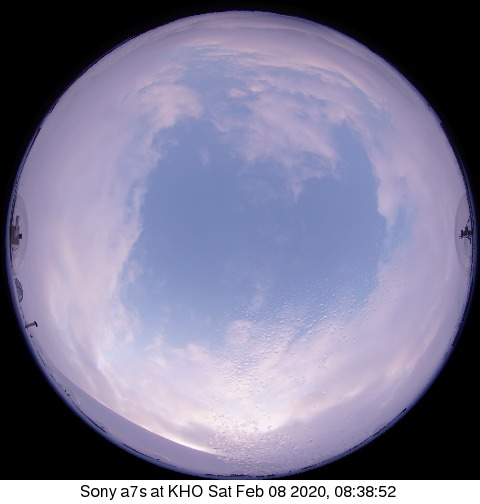
#> input picture test_images/intermediate/LYR-Sony-080220_083852-ql.jpg, 480 x 504 px
$ python colors_estimation.py
#> lines starting #> are read from the running program, lines starting #| are printed output that depends on the picture; long printed decimals are rounded
### image_tools.py
"""
A script to define image tools functions (masking, resize, crop) used for cloud cover estimation from Kjell Henriksen
Observatory nighttime images.

Author: Alessandro Marocco
Email: alessandro.marocco@ens.psl.eu
Date: July 2024
"""

# Import the required modules
import numpy as np
import cv2


def cmask(index, radius, array):
    """
    Build a mask for an image from the center position of the circle and its radius wanted
    :param index: tuple, position of the center of the circle to draw on the mask image
    :param radius: int, radius of the circle to draw
    :param array: array, image reference to build the mask image with the same size
    :return: array, mask image with 1 value for the circle and 0 value for the rest of the image
    """
    a, b = index
    is_rgb = len(array.shape)

    if is_rgb == 3:  # if image has 3 channels
        ash = array.shape
        nx = ash[0]
        ny = ash[1]

    else:  # if image has only one channel
        nx, ny = array.shape

    s = (nx, ny)
    image_mask = np.zeros(s)
    y, x = np.ogrid[-a:nx - a, -b:ny - b]
    mask = x * x + y * y <= radius * radius
    image_mask[mask] = 1

    return image_mask


def masked_image(image, mask, fill=1, color=0):
    """
    Mask an image using a mask, can choose if the 0 or 1 values of the mask are masked and choose the color of the mask
    on the image
    :param image: array, image to mask
    :param mask: array, mask used to mask the image
    :param fill: int, 0 or 1 to choose if we want to mask the image where it's 0 or where it's 1 on the mask
    :param color: int, 0 or 255 to choose the color of the masked part on the image (0 black and 255 for white)
    :return: array, masked image
    """

    [rows, cols] = mask.shape
    image_masked = np.ones([rows, cols]) * color

    if len(image.shape) == 3:
        channels = image.shape[2]
        image_masked = np.ones([rows, cols, channels]) * color

    for i in range(0, rows):
        for j in range(0, cols):
            if mask[i, j] == fill:
                if len(image.shape) == 3:
                    for k in range(channels):
                        image_masked[i, j][k] = image[i, j][k]
                else:
                    image_masked[i][j] = image[i][j]

    return image_masked.astype("uint8")


# [80 lines left out: functions combine_masks, compute_brightness, preprocessing_image, CCR, not called in this run]


# [53 lines that do not run on import are left out]

### otsu_estimation.py
"""
A script to define functions used to give an estimation of the cloudiness according using the Otsu's thresholding
method for a single channel image

Author: Alessandro Marocco
Email: alessandro.marocco@ens.psl.eu
Date: July 2024
"""

# Import the required modules
import numpy as np
import cv2
import squircle

from image_tools import CCR
from stars_estimation import is_star

def remove_stars(image):
    """
    Remove the stars from the image
    :param image: array, image from which removing the stars
    :return: array, image with the detected stars removed
    """
    [rows, cols] = image.shape
    img_stars = image.copy()
    thresh = 20
    for i in range(0, rows - 1):
        for j in range(0, cols - 1):
            if img_stars[i, j] > thresh and is_star(image, [i, j]) == True:
                image[i, j] = 0

    return image

# [13 lines left out: function back_to_original_size, not called in this run]


def estimation_Otsu(image):
    """
    Main function to use in order to estimate the cloud cover of an image by using the Otsu thresholding method

    :param image: array, preprocessed image of size 480 x 480 pixels to apply the cloud cover estimation on
    :return: (float, array), percentage of the image covered by clouds and the segmented image between clouds (255 value)
    and sky
    """
    # Convert the RGB image to Grayscale image if it's not already one
    if len(np.shape(image)) != 2:
        image_otsu = cv2.cvtColor(image, cv2.COLOR_RGB2GRAY)
    else:
        image_otsu = image

    # Remove the stars from the image (bright points)
    image_otsu = remove_stars(image_otsu)

    # Transform the image into a square, to remove the black part outside the circle
    image_otsu = squircle.to_square(image_otsu, method="stretch")[32:448, 32:448]  # Circle transformed to a square

    # Apply a Gaussian Blur to have a smoothest image
    image_otsu = cv2.GaussianBlur(image_otsu, (3, 3), 0)

    # Apply the Otsu thresholding mehtod
    thr, image_otsu = cv2.threshold(image_otsu, 0, 255, cv2.THRESH_BINARY_INV + cv2.THRESH_OTSU)

    # Transform back the image into a circle
    image_otsu = squircle.to_circle(image_otsu, method="stretch")  # Square transformed back to a circle

    # Back to original size of the image
    image_otsu = back_to_original_size(image_otsu)

    # Compute the Cloud Cover Index from the image
    CCI = CCR(image_otsu)

    print("Otsu threshold = ", thr)
    return round(CCI,2), image_otsu

# [17 lines that do not run on import are left out]

### colors_estimation.py
"""
A script to define functions used to give an estimation of the cloudiness according to the Red and Blue channel of
the image

Author: Alessandro Marocco
Email: alessandro.marocco@ens.psl.eu
Date: July 2024
"""

# Import the required modules
import cv2
import numpy as np
from scipy.stats import kurtosis, skew

from image_tools import cmask, masked_image, combine_masks, CCR
from otsu_estimation import estimation_Otsu

def R_correction(img):
    """
    Apply a correction to the Red channel of an RGB image by substracting 25 (and put 0 if the result is negative)
    :param img: array, RGB image
    :return: array, RGB image with R correction
    """
    [rows, cols] = img.shape[0], img.shape[1]
    img_r = img.copy()

    for i in range(0, rows):
        for j in range(0, cols):
            if img[i, j, 2] < 25:
                img_r[i, j, 2] = 0
            else:
                img_r[i, j, 2] = img[i, j, 2] - 25

    return img_r

def normalized(image):
    """
    Normalize an image by setting its values between 0 and 255
    :param image: array, image to normalize
    :return: array, image normalized between 0 and 255
    """

    [rows, cols] = image.shape[0], image.shape[1]
    maxi, mini = np.max(image), np.min(image)
    imageNorm = np.zeros((rows,cols))
    for i in range(0, rows):
        for j in range(0, cols):
            imageNorm[i][j] = int(((image[i][j] - mini) / (maxi - mini)) * 255)

    imageNorm = imageNorm.astype("uint8")

    return imageNorm

def bimodality_coefficient(image):
    """
    Compute the bimodality coefficient of a one channel image (Pfister et al., 2013)
    :param image: array, one channel image to calculate the bimodality coefficient
    :return: float, bimodality coefficient result
    """
    data = np.array(image).flatten()
    n = len(data)
    m3 = skew(data,bias=False)
    m4 = kurtosis(data, fisher=True, bias=False)

    bc = (m3**2 + 1) / (m4 + 3 * ((n - 1)**2) / ((n - 2) * (n - 3)))

    return bc

def create_RBmap(image,region):
    """
    Create and return the Red Blue map with the highest Bimodality Coefficient between the Red Blue Ratio, Red Blue
    Difference and Red Blue ratio Normalized (cf Qingyong L. and Weitao L., 2011 for the normalized ratio)
    :param image: array, preprocessed image of size 480 x 480 pixels to apply the cloud cover estimation on
    :param region: array, Mask image with the region where to segment the image has 1 value
    :return: array, The Red Blue map (480x480 pixels) with the highest Bimodality Coefficient
    """

    [rows, cols] = image.shape[0], image.shape[1]

    # Compute the Red Blue Ratio, Red Blue Difference and Red Blue ratio Normalized
    RBRmap = np.zeros((rows, cols))
    RBDmap = np.zeros((rows, cols))
    RBnormalized = np.zeros((rows, cols))

    for i in range(0, rows):
        for j in range(0, cols):
            if region[i][j] == 1:
                if image[i][j][0] != 0:

                    RBRmap[i][j] = int(image[i][j][2]) / int(image[i][j][0])

                    RBDmap[i][j] = np.abs(int(image[i][j][2]) - int(image[i][j][0]))

                    RBnormalized[i][j] = (int(image[i][j][2]) - int(image[i][j][0])) / (
                                int(image[i][j][2]) + int(image[i][j][0]))

    labels = ["Red Blue Ratio", "Red Blue Difference", "Red Blue Ratio Normalized"]

    # Range the result maps between 0 and 255
    maps = []
    RBRmap = normalized(RBRmap)
    RBDmap = normalized(RBDmap)
    RBnormalized = normalized(RBnormalized)
    RBnormalized = masked_image(RBnormalized, region)
    maps.append(RBRmap); maps.append(RBDmap); maps.append(RBnormalized)

    # Compute the Bimodality Coefficient for each map
    BC = []
    BC_RBRmap = bimodality_coefficient(RBRmap)
    BC_RBDmap = bimodality_coefficient(RBDmap)
    BC_RBnormalized = bimodality_coefficient(RBnormalized)
    BC.append(BC_RBRmap); BC.append(BC_RBDmap); BC.append(BC_RBnormalized)

    print("The best R/B map is the", labels[BC.index(max(BC))], "with a BC = ", max(BC))

    # The map with the highest Bimodality Coefficient is returned
    return maps[BC.index(max(BC))]

def estimation_RBR(image, moon_mask=None):
    """
    Main function to use in order to estimate the cloud cover of an image by using the Red Blue detection method
    :param image: array, preprocessed image of size 480 x 480 pixels to apply the cloud cover estimation on
    :param moon_mask: array, mask of the Moon on the image with 255 value for the Moon affected area and 0 elsewhere
    :return: (float, array), percentage of the image covered by clouds and the segmented image between clouds (255 value)
    and sky
    """

    # R channel correction
    image_RBR = R_correction(image)

    # Compute the best Red Blue map (i.e with the highest bimodality coefficient)
    RBmap = create_RBmap(image_RBR,cmask([240, 240], 210, image))

    # Otsu thresholding over the best Red Blue map
    imageProc = estimation_Otsu(RBmap)[1]

    # Applying the masks on the image
    if type(moon_mask) != type(None):
        imageProc = masked_image(imageProc, moon_mask, fill=0, color=255)
    imageProc = masked_image(imageProc, cmask([240, 240], 210, imageProc))

    # Compute the Cloud Cover Index from the image
    CCI = CCR(imageProc)

    return round(CCI,2), imageProc


if __name__ == "__main__":
    import matplotlib.pyplot as plt
    from skimage.io import imread

    #img_path = "test_images/intermediate/LYR-Sony-290220_181403-ql.jpg"
    img_path = "test_images/intermediate/LYR-Sony-080220_083852-ql.jpg"
    #img_path = "test_images/intermediate/LYR-Sony-080220_003742-ql.jpg"
    img = imread(img_path)[:-24]
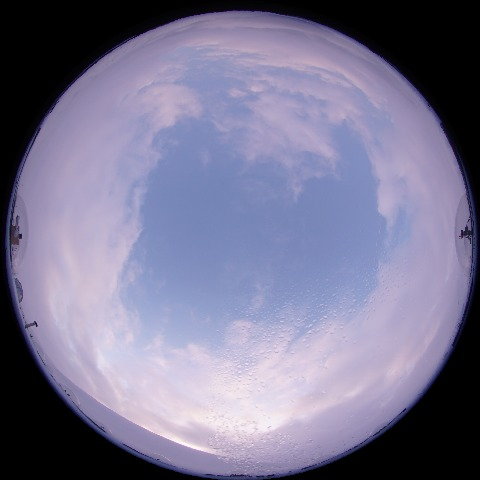
#> img: shape (480, 480, 3); mean R, G, B 119.9, 117, 144.2

    CCI, imgProc = estimation_RBR(img)
#> after the loop in R_correction, `for i in range(0, rows):`:
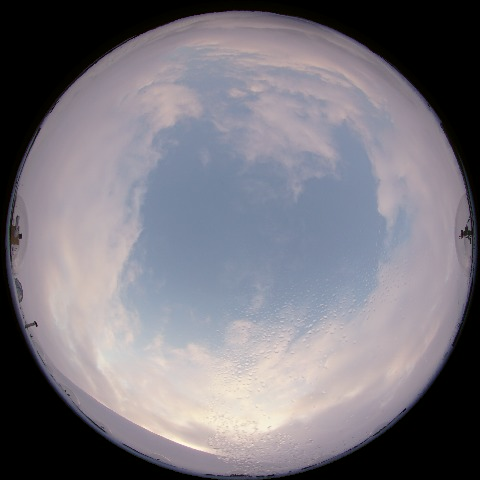
#> img_r: shape (480, 480, 3); mean R, G, B 119.9, 117, 124.8
#> after the loop in create_RBmap, `for i in range(0, rows):`:
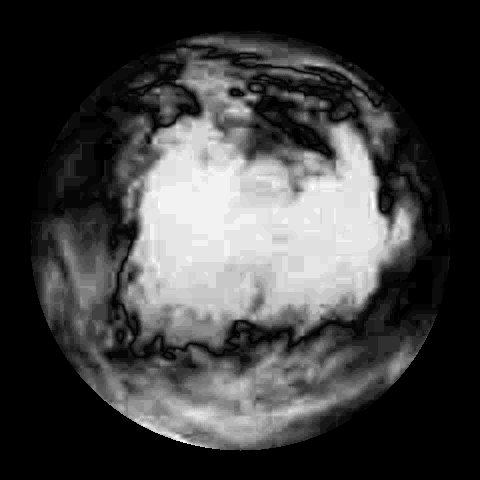
#> RBDmap: shape (480, 480) float64; min 0, max 42, mean 10.7; drawn with min black and max white
#> after the loop in create_RBmap, `for i in range(0, rows):`:
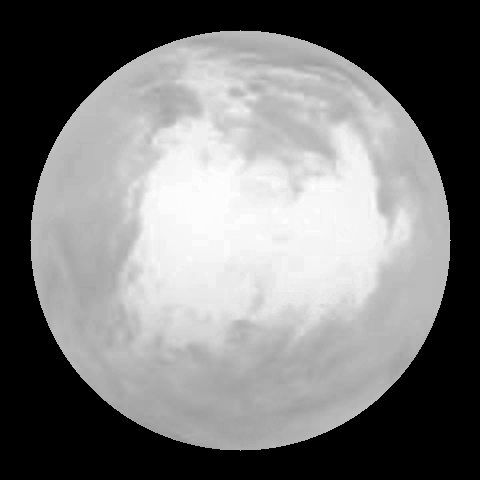
#> RBRmap: shape (480, 480) float64; min 0, max 1.35, mean 0.644; drawn with min black and max white
#> after the loop in create_RBmap, `for i in range(0, rows):`:
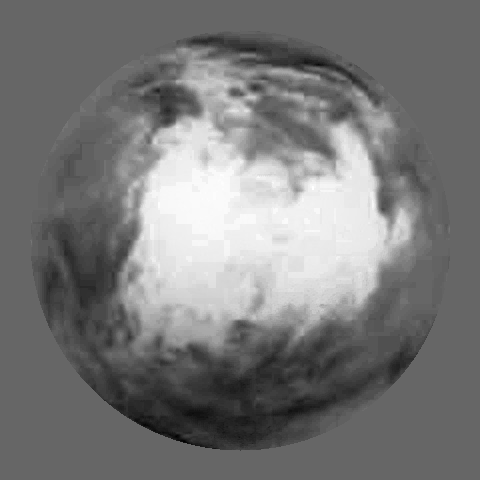
#> RBnormalized: shape (480, 480) float64; min -0.101, max 0.15, mean 0.018; drawn with min black and max white
#> in normalized, `maxi, mini = np.max(image), np.min(image)`: maxi = 1.35; mini = 0
#> after the loop in masked_image, `for i in range(0, rows):`:
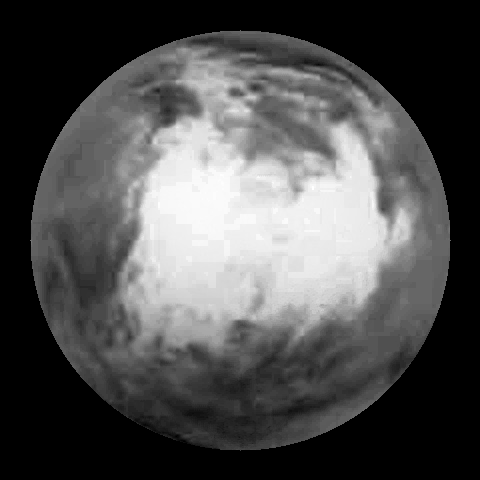
#> image_masked: shape (480, 480) float64; min 0, max 255, mean 79.7
#> in bimodality_coefficient, `n = len(data)`: n = 230400
#> in bimodality_coefficient, `m3 = skew(data,bias=False)`: m3 = -0.276
#> in bimodality_coefficient, `m4 = kurtosis(data, fisher=True, bias=False)`: m4 = -1.74
#> in bimodality_coefficient, `bc = (m3**2 + 1) / (m4 + 3 * ((n - 1)**2) / ((n - 2) * (n - 3)))`: bc = 0.853
#> in create_RBmap, `BC_RBDmap = bimodality_coefficient(RBDmap)`: BC_RBDmap = 0.793
#> in create_RBmap, `BC_RBnormalized = bimodality_coefficient(RBnormalized)`: BC_RBnormalized = 0.674
#| The best R/B map is the Red Blue Ratio with a BC =  0.8527
#> (the run stopped early here; a loop or call above may not have finished)

$ run again, with test_images/intermediate/LYR-Sony-080220_003742-ql.jpg copied over test_images/intermediate/LYR-Sony-080220_083852-ql.jpg
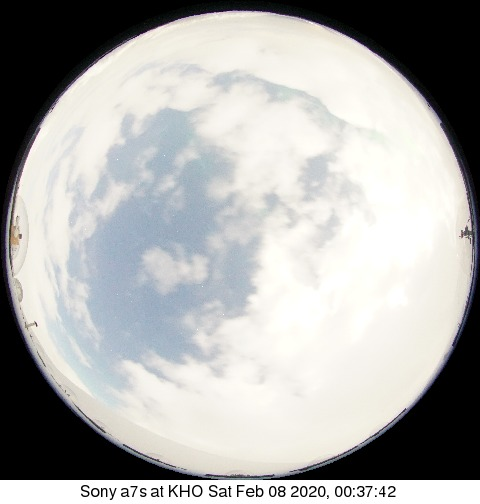
#> input picture test_images/intermediate/LYR-Sony-080220_003742-ql.jpg, 480 x 504 px
#> after the loop in create_RBmap, `for i in range(0, rows):`:
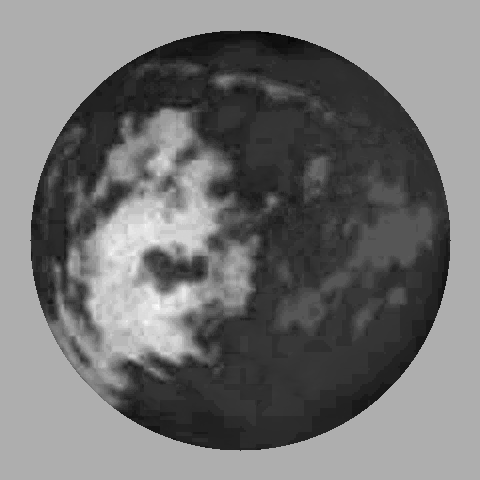
#> RBnormalized: shape (480, 480) float64; min -0.103, max 0.047, mean -0.0344; drawn with min black and max white
#> maxi = 1.1; mini = 0
#> after the loop in masked_image, `for i in range(0, rows):`:
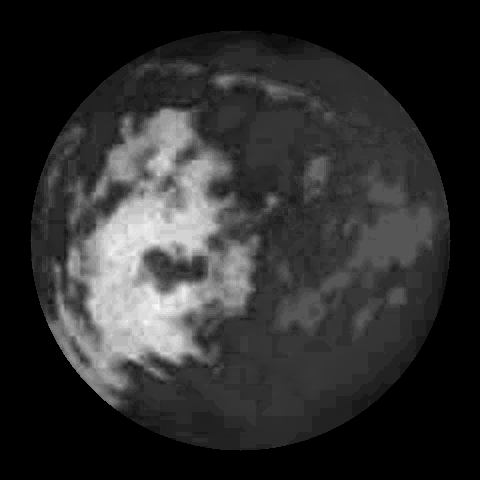
#> image_masked: shape (480, 480) float64; min 0, max 255, mean 46.2
#> n = 230400
#> m3 = -0.381
#> m4 = -1.81
#> bc = 0.959
#> BC_RBDmap = 0.856
#> BC_RBnormalized = 0.67
#| The best R/B map is the Red Blue Ratio with a BC =  0.9592

$ run again, with test_images/intermediate/LYR-Sony-060120_220620-ql.jpg copied over test_images/intermediate/LYR-Sony-080220_083852-ql.jpg
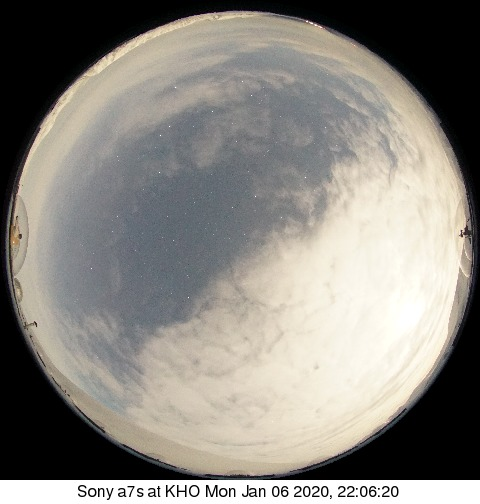
#> input picture test_images/intermediate/LYR-Sony-060120_220620-ql.jpg, 480 x 504 px
#> after the loop in create_RBmap, `for i in range(0, rows):`:
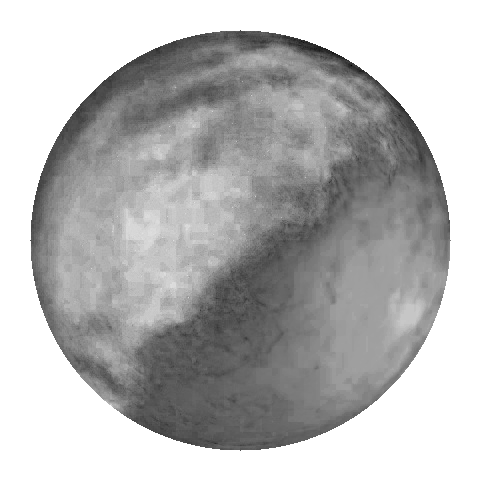
#> RBnormalized: shape (480, 480) float64; min -0.231, max 0, mean -0.0657; drawn with min black and max white
#> maxi = 0.948; mini = 0
#> after the loop in masked_image, `for i in range(0, rows):`:
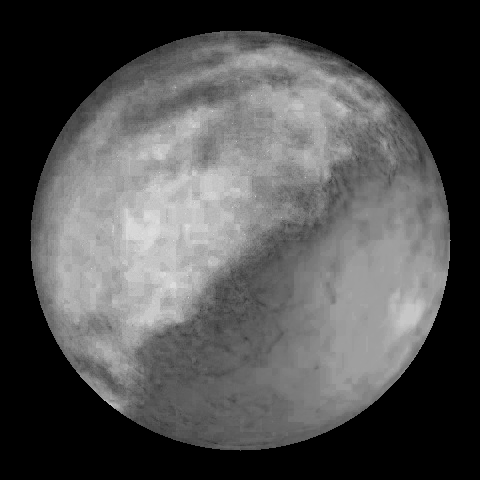
#> image_masked: shape (480, 480) float64; min 0, max 225, mean 80.5
#> n = 230400
#> m3 = -0.381
#> m4 = -1.81
#> bc = 0.963
#> BC_RBDmap = 0.728
#> BC_RBnormalized = 0.693
#| The best R/B map is the Red Blue Ratio with a BC =  0.963

$ run again, with test_images/intermediate/LYR-Sony-150220_183648-ql.jpg copied over test_images/intermediate/LYR-Sony-080220_083852-ql.jpg
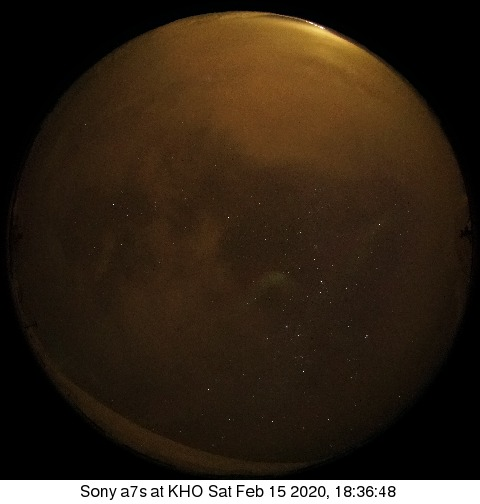
#> input picture test_images/intermediate/LYR-Sony-150220_183648-ql.jpg, 480 x 504 px
#> after the loop in create_RBmap, `for i in range(0, rows):`:
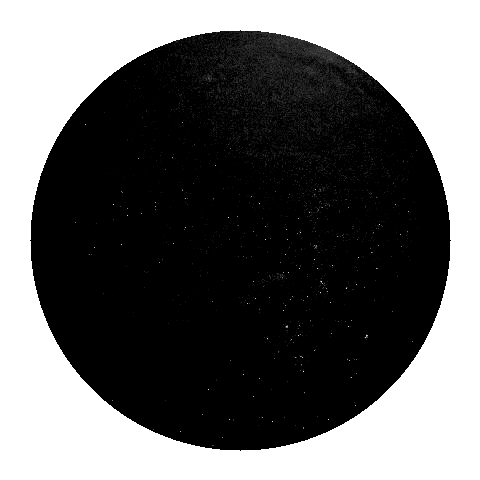
#> RBnormalized: shape (480, 480) float64; min -1, max 0, mean -0.594; drawn with min black and max white
#> maxi = 0.839; mini = 0
#> maxi = 150
#> after the loop in normalized (call 2), `for i in range(0, rows):`:
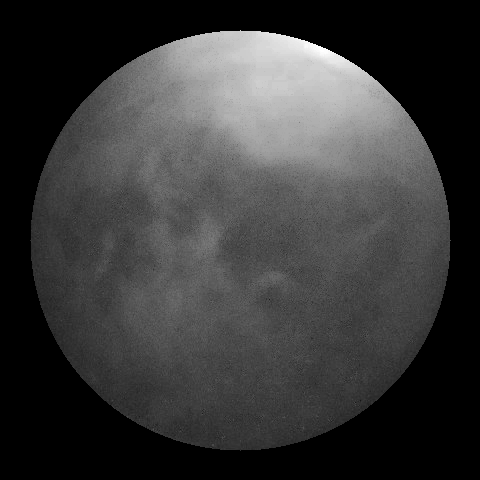
#> imageNorm: shape (480, 480) float64; min 0, max 255, mean 56.6
#> n = 230400
#> m3 = 15.38
#> m4 = 447.7
#> bc = 0.527
#> BC_RBDmap = 0.537
#> BC_RBnormalized = 0.539
#| The best R/B map is the Red Blue Ratio Normalized with a BC =  0.5393
